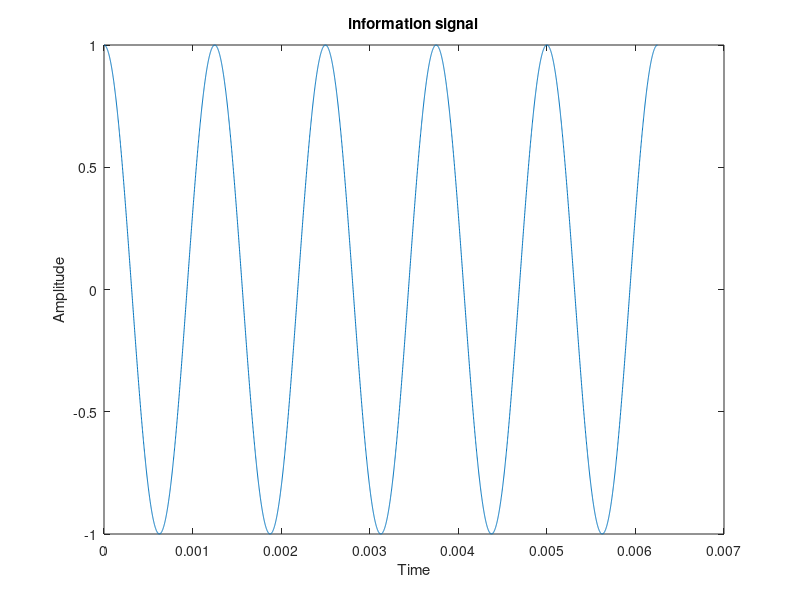
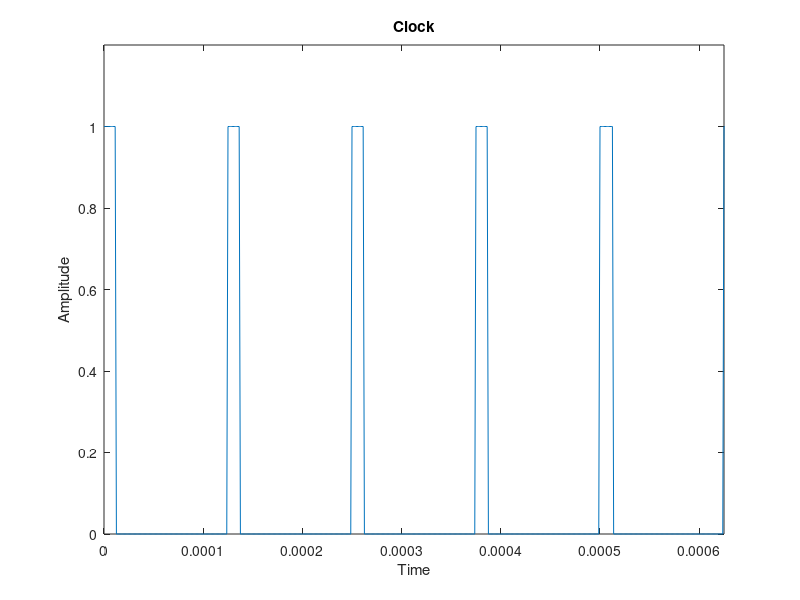
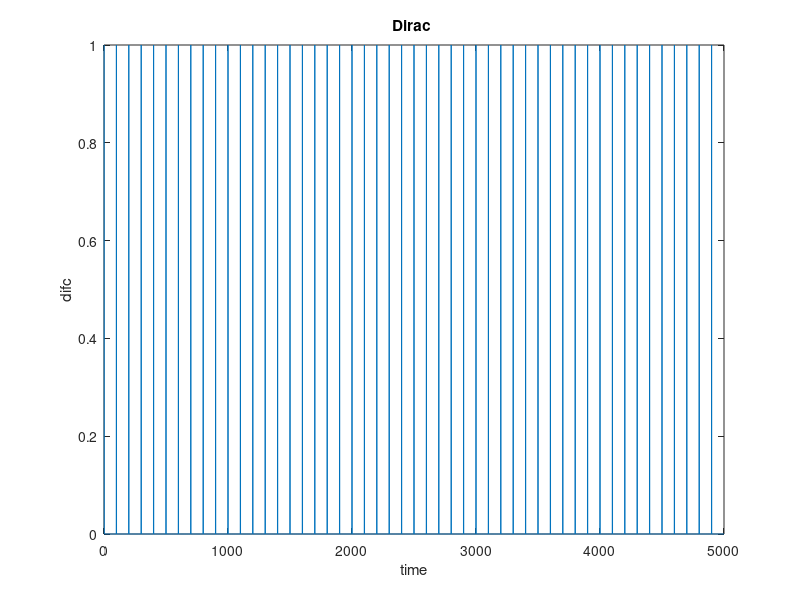
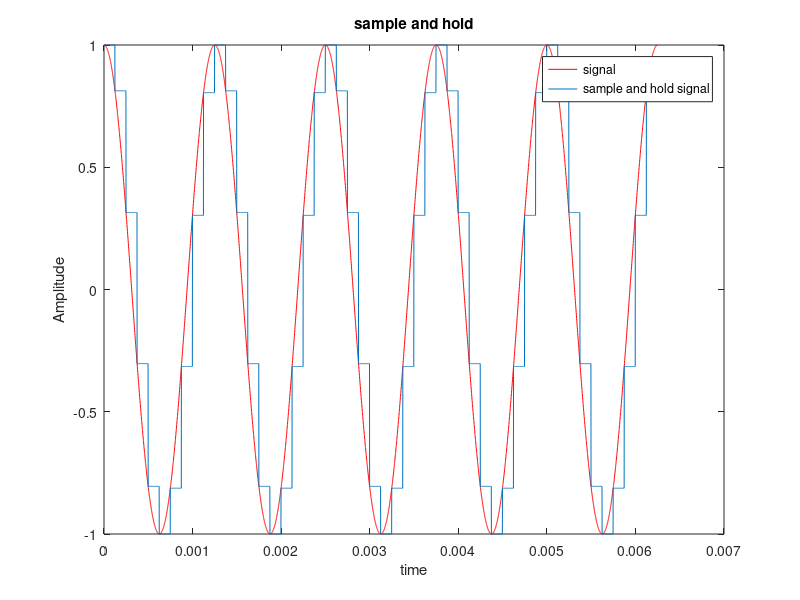

Write the MATLAB code that produced these figures, in order. (Note: this script raises an error after producing the figures.)
%%%%%%%%%%%%%%%%%%%%%%%%
%MATLAB CODE FOR PULSE MODULATIONS
%Author hassan saker
%%
%signal definitions
A0=1;      %%Amplitude
fm=800;    %%frequency of signal
fs=10*fm;   %%clock frequency
fd=100*fs;    %%sampling frequency
t=0:1/fd:5/fm-1/fd;
signal=A0*cos(2*pi*t*fm);
figure('Name','Signal');
plot(t,signal);
title('information signal');
xlabel('Time');
ylabel('Amplitude');
clock=0.5*square(2*pi*fs*t,10)+0.5;
figure('Name','Clock');
plot(t,clock);
title('Clock');
xlabel('Time');
ylabel('Amplitude');
axis([0 5/fs 0  1.2]);
difc=[max(diff(clock),0) 0];
difc(1)=1;
figure ('Name','Dirac');
plot(difc);
title('Dirac ');
xlabel('time');
ylabel('difc');
%%
%PAM
sample=0;
sampl_hold=zeros(1,length(signal));
for i=1:length(signal)
    if difc(i)>0
        sample=signal(i);
    end
    sampl_hold(i)=sample;
end
figure ('Name','sample');
plot(t,signal,'r');
hold on;
plot(t,  sampl_hold);
title('sample and hold');
xlabel('time');
ylabel('Amplitude');
legend('signal','sample and hold signal');
PAM=sampl_hold.*clock;
figure ('Name','PAM');
plot(PAM);
title('PAM ');
xlabel('time');
ylabel('Amplitude');
%%
%fourier transform for PAM 
N=length(PAM);
f=[-fd/2:fd/N:(fd/2)-(fd/N)];
PAM_f=fftshift(fft(PAM));
figure ('Name','fourier PAM');
plot(f,abs(PAM_f./max(PAM_f))); %% normalized to 1 by dividing to maximum value
title('F PAM ');
xlabel('frequency');
ylabel('Amplitude');
%%
%demodulation of PAM and that done by using LPF
N=6;
fc=fs/(2*(fd/2));
[b,a]=butter(N,Wc);  
freqz(b,a);
%restoring the signal
y=filter(b,a,PAM);
figure ('Name','PAM');
plot(y);
title('PAM demodulation ');
xlabel('time');
ylabel('Amplitude');
%%%%%%%%%%%%%%%%%%%%%%%%%%%%%%%%%%%%%%%%%%%%%%%%%
%%%%%%%%%%%%%%%%%%%%%%%%%%%%%%%%%%%%%%%%%%%%%%%%%
%% 
%PWM MODULATION
A=1.2;
sw=A*sawtooth(2*pi*fs*t);
figure ('Name','sawtooth signal with inforrmation signal');
subplot(2,1,1)
plot(t,sw,t,signal);
title('sawtooth signal with inforrmation signal ');
xlabel('time');
ylabel('Amplitude');
axis([0 10/fs -A-0.5  A+0.5]);
% the PWM modulated signal;
PWM=zeros(1,length(signal));
for i=1:length(signal)
    if sw(i)<= signal(i)
        PWM(i)=1;
    end
    if sw(i)>signal(i)
        PWM(i)=0;
    end
end
subplot(2,1,2);
plot(t,PWM);
title('PWM');
xlabel('time');
ylabel('Amplitude');
axis([0 10/fs 0 1.2]);
%%
%fourier transform for PWM 
N=length(PWM);
f=[-fd/2:fd/N:(fd/2)-(fd/N)];
PWM_f=fftshift(fft(PWM));
figure ('Name','fourier PWM');
plot(f,abs(PWM_f./max(PWM_f))); %% normalized to 1 by dividing to maximum value
title('F PWM ');
xlabel('frequency');
ylabel('Amplitude');
%%
%Demodulation of PWM
Ts=1/fs;
Td=1/fd;
Tm=1/fm;
soep=Ts/Td; %% number of samples over each period
for k=1:floor((5*Tm-Td)/(Ts))
    sum=0;
    for j=(k-1)*(Ts/Td):k*(Ts/Td)
    sum=sum+PWM(j+1);
    end
    pd(k)=(sum-(soep/2))/(soep);
end
figure ('Name','detect PWM');
plot(pd);
title('Demod PWM ');
xlabel('time');
ylabel('Amplitude');
%%%%%%%%%%%%%%%%%%%%%%%%%%%%%%%%%%%%%%%%%%%%%%%%%
%%%%%%%%%%%%%%%%%%%%%%%%%%%%%%%%%%%%%%%%%%%%%%%%%
%%
%PPM MODULATION
W=0.1*soep;  %% width of pulse 
N=length(PWM);
PPM=zeros(1,N);
i=1;
while i<=N-1
    if (PWM(i)==1 && PWM(i+1)==0)
    for j=i:W+i
        if(j<=N)
        PPM(j)=1;
        else
            break;
        end
    end
    i=W+i-1;
    end
    i=i+1;
end
plot(PWM,'LineWidth',1.5);
hold on;
plot(PPM,'r','LineWidth',1.5);
title('Modulation PPM ');
xlabel('time');
ylabel('Amplitude');
legend('PWM','PPM');
axis([0 1000 0 1.2]);
%%
%fourier transform for PPM 
N=length(PPM);
f=[-fd/2:fd/N:(fd/2)-(fd/N)];
PMM_f=fftshift(fft(PPM));
figure ('Name','fourier PPM');
plot(f,abs(PMM_f./max(PMM_f))); %% normalized to 1 by dividing to maximum value
title('F PPM ');
xlabel('frequency');
ylabel('Amplitude');
%%
%PWM MODULATION
W=0.1*soep;  %% width of pulse 
N=length(PPM);
det_PWM=zeros(1,N);
%detect the fallen edge
i=1;
k=1;
while i<=N-1
    if (PPM(i)==0 && PPM(i+1)==1)
    fallen_edge(k)=i+1;
    k=k+1;
    end
    i=i+1;
end
%forming PWM by assign 1 till I met the fallen edge
k=1;
v=1;
while k<=N
    if(k==fallen_edge(v))
             for j=k:soep*v
         det_PWM(j)=0;
            end
         k=v*soep;
         v=v+1;
         
    end
    det_PWM(k)=1;
    k=k+1;
end

plot(det_PWM,'LineWidth',1.5);
hold on;
plot(PPM,'r','LineWidth',1.5);
title('demod PPM ');
xlabel('time');
ylabel('Amplitude');
legend('det PWM','PPM');
axis([0 1000 0 1.2]);
%Demodulation of PWM
Ts=1/fs;
Td=1/fd;
Tm=1/fm;
soep=Ts/Td; %% number of samples over each period
for k=1:floor((5*Tm-Td)/(Ts))
    sum=0;
    for j=(k-1)*(Ts/Td):k*(Ts/Td)
    sum=sum+det_PWM(j+1);
    end
    pd(k)=(sum-(soep/2))/(soep);
end
figure ('Name','detect PWM');
plot(pd);
title('Demod PWM ');
xlabel('time');
ylabel('Amplitude');
